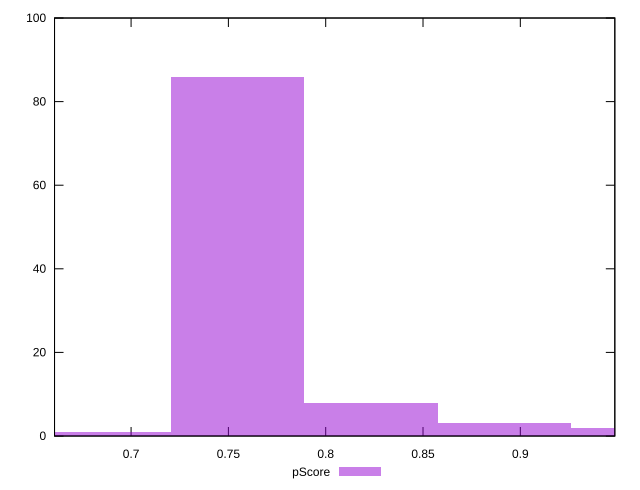

This figure's gnuplot source:
reset

$pScore <<EOF
0.7547255640035255 86
0.823336978912937 8
0.9605598087317598 2
0.6861141490941142 1
0.8919483938223485 3
EOF

set key outside below
set boxwidth 0.06861141490941142
set xrange [0.6606666666666667:0.9485575000196695]
set yrange [0:100]
set trange [0:100]
set style fill transparent solid 0.5 noborder
set terminal svg size 640, 490 enhanced background rgb 'white'
set output "report_00014_2021-02-09T15:56:05.503Z/uses-rel-preconnect/samples/pages+cached+noadtech+nomedia/pScore/histogram.svg"

plot $pScore title "pScore" with boxes

reset
